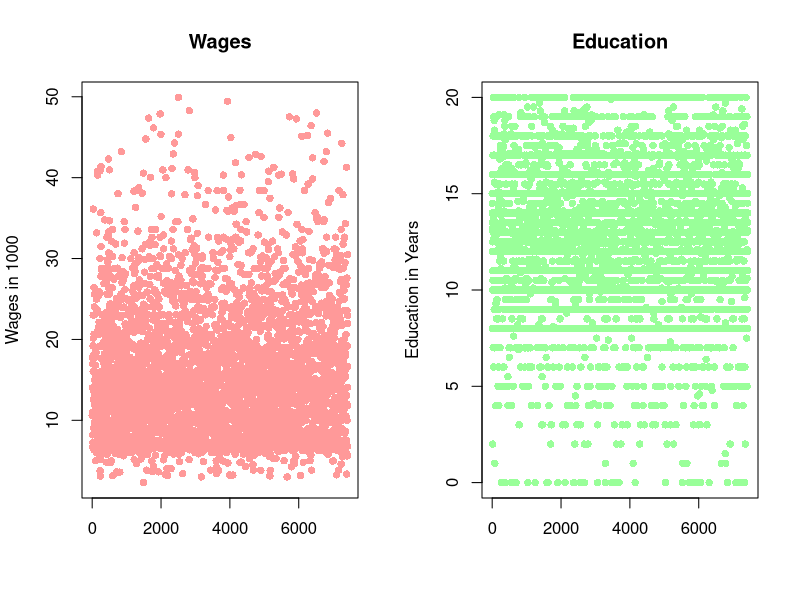

This figure's R source: (Note: this script raises an error after producing the figure.)
## ---- chunk 1
a <- 5
b <- 3
sum(a, b)
## ---- chunk 2
slid <- read.csv("SLID.csv")
summary(slid)
## ---- chunk 3
x <- 5
## ---- chunk 4
knitr::kable(head(slid), caption='First 6 lines regarding income dynamics')
## ---- chunk 5
par(mfrow=c(1,2))
plot(slid$wages,
     main="Wages",
     xlab="", ylab="Wages in 1000",
     pch=16,
     col="#FF9999")
plot(slid$education,
     main="Education",
     xlab="", ylab="Education in Years",
     pch=16, col="#99FF99")
par(mfrow=c(1,1))
## ---- chunk 6
knitr::include_graphics('scholar1.png')
knitr::include_graphics('scholar2.png')
knitr::include_graphics('scholar3.png')
